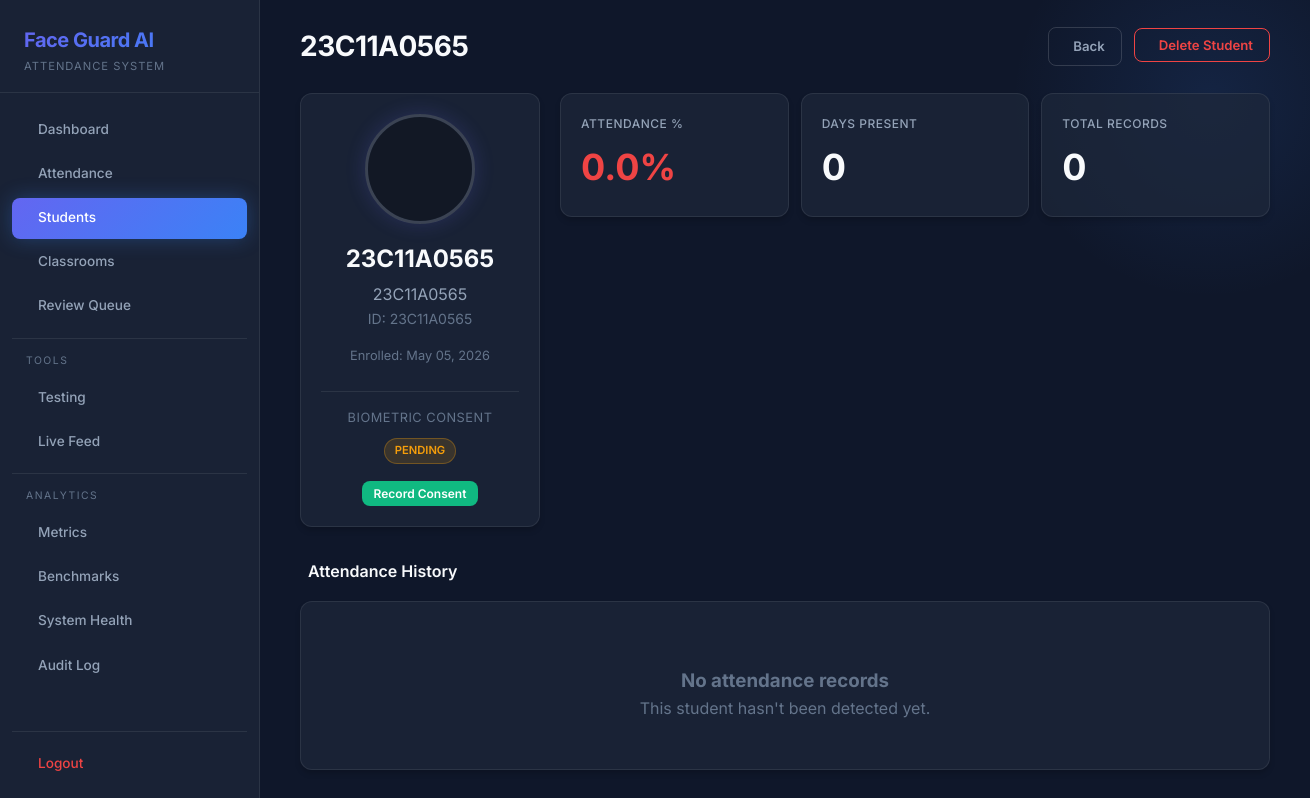
/students/23C11A0565 (signed in), run on an earlier commit of the app's database.
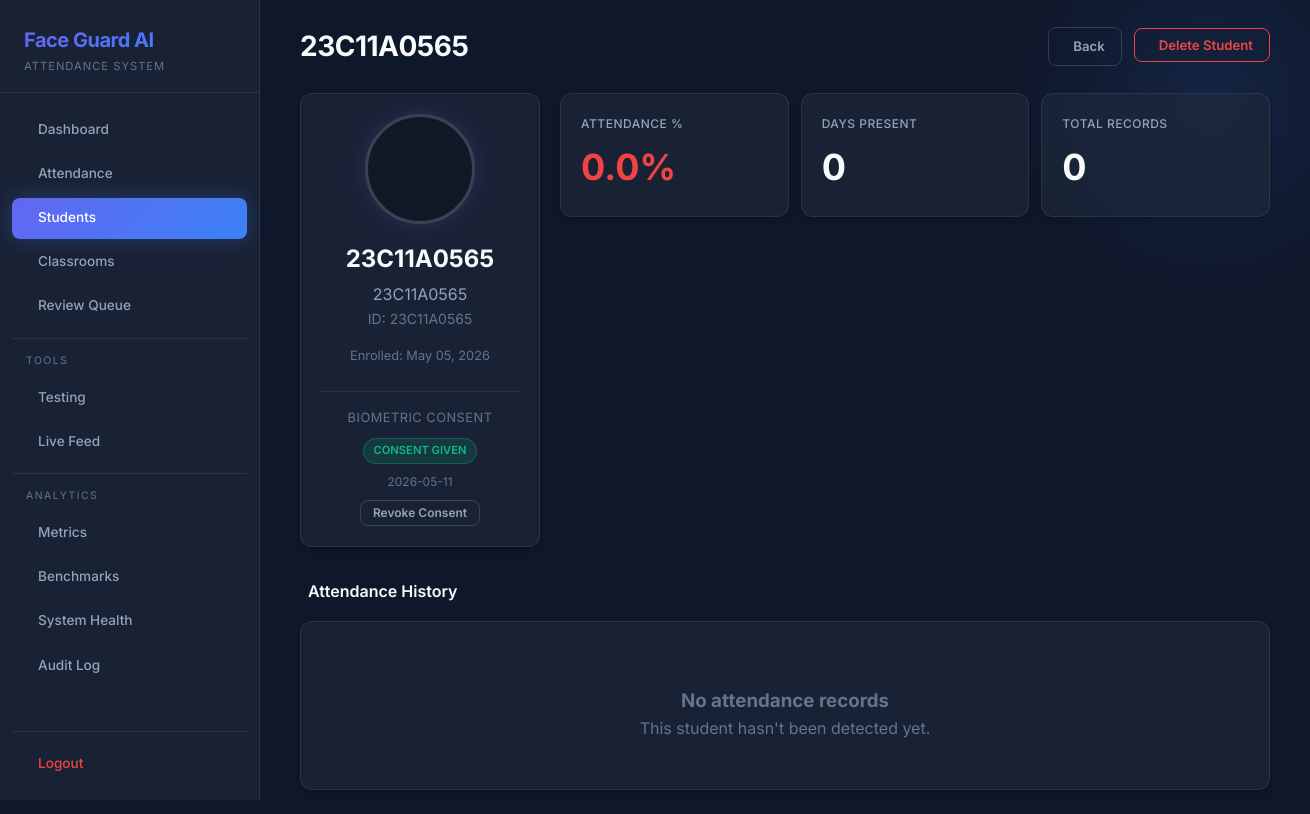
And on a later commit of the database.
### src/utils/db.py (models this page shows)
class Base(DeclarativeBase):
    pass

class Student(Base):
    __tablename__ = "students"
    student_id    = Column(String, primary_key=True)
    name          = Column(String, nullable=False)
    roll_no       = Column(String, unique=True, nullable=False)
    enrolled_at   = Column(DateTime, default=datetime.utcnow)
    consent_given = Column(Boolean, default=False)
    consent_date  = Column(DateTime, nullable=True)
    photo_path    = Column(String, nullable=True)

### web/app.py (the view)
    @app.route("/students/<student_id>")
    @login_required
    def student_profile(student_id: str):
        with get_session() as s:
            student = s.query(Student).filter_by(student_id=student_id).first()
        if not student:
            return redirect(url_for("students"))
        history = get_student_attendance_history(student_id)
        percentage = get_student_attendance_percentage(student_id)
        ref_path = _PROJECT_ROOT / "data" / "reference_images" / f"{student_id}.jpeg"
        has_photo = ref_path.exists()
        if not has_photo:
            ref_path = _PROJECT_ROOT / "data" / "reference_images" / f"{student_id}.jpg"
            has_photo = ref_path.exists()
        if not has_photo:
            seed_dir = _SEED_DIR / student_id
            if seed_dir.exists():
                imgs = list(seed_dir.glob("*.jpg")) + list(seed_dir.glob("*.jpeg")) + list(seed_dir.glob("*.png"))
                has_photo = len(imgs) > 0
        return render_template(
            "student_profile.html",
            student=student, history=history, percentage=percentage,
            has_photo=has_photo, total_days=len(set(h["date"] for h in history)),
        )

### src/utils/db.py (called while the page is built)
def get_session() -> Session:
    return SessionLocal()

def get_student_attendance_history(student_id: str) -> list[dict]:
    with get_session() as s:
        records = (
            s.query(AttendanceRecord)
             .filter(AttendanceRecord.student_id == student_id)
             .order_by(AttendanceRecord.timestamp.desc())
             .all()
        )
        return [
            {
                "date": r.timestamp.strftime("%Y-%m-%d"),
                "time": r.timestamp.strftime("%H:%M:%S"),
                "confidence": r.confidence,
                "liveness_score": r.liveness_score,
            }
            for r in records
        ]

### web/auth.py (called while the page is built)
@login_manager.user_loader
def load_user(user_id):
    with get_session() as s:
        admin = s.query(AdminUser).get(int(user_id))
        if admin:
            return AuthUser(admin)
    return None

### web/templates/student_profile.html (shortened to what the changed rows need)
{% extends "base.html" %}
{% block page_title %}{{ student.name }}{% endblock %}
{% block header_actions %}
<div style="display: flex; gap: 0.75rem;">
    <a href="{{ url_for('students') }}" class="btn btn-outline">
    </a>
    <form action="{{ url_for('delete_student', student_id=student.student_id) }}" method="POST"
          onsubmit="return confirm('Are you sure? This will delete ALL data for this student including attendance records, crops, and embeddings. This action cannot be undone.');">
    </form>
</div>
{% endblock %}
{% block content %}
<div class="profile-layout">
    <div class="glass-card profile-card">
        <div class="profile-avatar">
            {% if has_photo %}
            <img src="{{ url_for('serve_ref_image', filepath=student.student_id + '.jpeg') }}"
                 alt="{{ student.name }}"
                 onerror="this.onerror=null; this.src='{{ url_for('serve_ref_image', filepath=student.student_id + '.jpg') }}';">
            {% else %}
            <div class="avatar-placeholder">
            </div>
            {% endif %}
        </div>
        <h2 style="font-size: 1.5rem; font-weight: 700; margin-top: 1rem;">{{ student.name }}</h2>
        <p style="color: var(--text-secondary); margin-top: 0.25rem;">{{ student.roll_no }}</p>
        <p style="color: var(--text-muted); font-size: 0.875rem;">ID: {{ student.student_id }}</p>
        <p style="color: var(--text-muted); font-size: 0.8rem; margin-top: 1rem;">
            Enrolled: {{ student.enrolled_at.strftime('%B %d, %Y') }}
        </p>
        <div style="margin-top: 1.5rem; padding-top: 1rem; border-top: 1px solid var(--border-light);">
            <p style="font-size: 0.8rem; color: var(--text-muted); text-transform: uppercase; letter-spacing: 0.5px; margin-bottom: 0.5rem;">Biometric Consent</p>
            {% if student.consent_given %}
                <span class="badge badge-success" style="margin-bottom: 0.5rem; display: inline-block;">Consent Given</span>
                <p style="font-size: 0.75rem; color: var(--text-muted);">{{ student.consent_date.strftime('%Y-%m-%d') if student.consent_date else '' }}</p>
                <form action="{{ url_for('update_consent', student_id=student.student_id) }}" method="POST" style="margin-top: 0.5rem;">
                    <button type="submit" class="btn btn-outline" style="font-size: 0.75rem; padding: 0.3rem 0.75rem;">Revoke Consent</button>
                </form>
            {% else %}
                <span class="badge badge-warning" style="margin-bottom: 0.5rem; display: inline-block;">Pending</span>
                <form action="{{ url_for('update_consent', student_id=student.student_id) }}" method="POST" style="margin-top: 0.5rem;">
                    <button type="submit" class="btn btn-success" style="font-size: 0.75rem; padding: 0.3rem 0.75rem;">Record Consent</button>
                </form>
            {% endif %}
        </div>
    </div>
</div>
<h2 style="margin-top: 2rem; margin-bottom: 1rem;" class="section-title">
     Attendance History
</h2>
{% endblock %}

What changed in the data, as far as the page shows it:
changed Student "23C11A0565": consent_given False → True (drawn); consent_date (not shown) → "2026-05-11"
Also different on the page:
text no longer shown: "PENDING Record Consent"
text now shown: "CONSENT GIVEN Revoke Consent"
